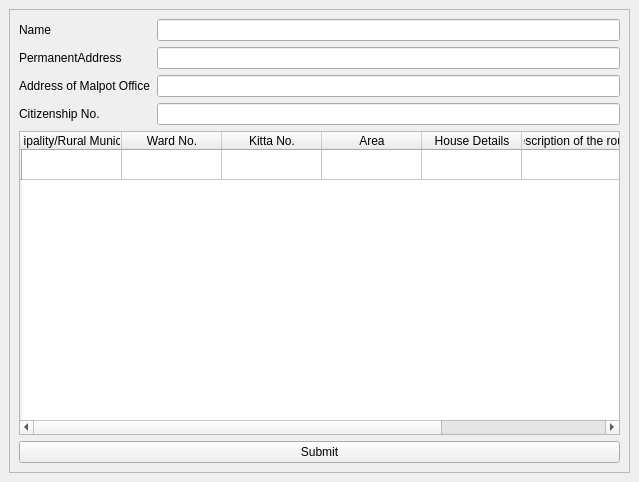
<?xml version="1.0" encoding="UTF-8"?>
<ui version="4.0">
 <class>mainWindow</class>
 <widget class="QMainWindow" name="mainWindow">
  <property name="geometry">
   <rect>
    <x>0</x>
    <y>0</y>
    <width>639</width>
    <height>482</height>
   </rect>
  </property>
  <property name="windowTitle">
   <string>MainWindow</string>
  </property>
  <widget class="QWidget" name="centralwidget">
   <layout class="QGridLayout" name="gridLayout">
    <item row="0" column="0">
     <widget class="QScrollArea" name="scrollArea">
      <property name="widgetResizable">
       <bool>true</bool>
      </property>
      <widget class="QWidget" name="scrollAreaWidgetContents">
       <property name="geometry">
        <rect>
         <x>0</x>
         <y>0</y>
         <width>619</width>
         <height>462</height>
        </rect>
       </property>
       <layout class="QGridLayout" name="gridLayout_2">
        <item row="1" column="0">
         <widget class="QTableWidget" name="tableWidget">
          <row>
           <property name="text">
            <string/>
           </property>
          </row>
          <column>
           <property name="text">
            <string>Municipality/Rural Municipality</string>
           </property>
          </column>
          <column>
           <property name="text">
            <string>Ward No.</string>
           </property>
          </column>
          <column>
           <property name="text">
            <string>Kitta No.</string>
           </property>
          </column>
          <column>
           <property name="text">
            <string>Area</string>
           </property>
          </column>
          <column>
           <property name="text">
            <string>House Details</string>
           </property>
          </column>
          <column>
           <property name="text">
            <string>Description of the route</string>
           </property>
          </column>
          <column>
           <property name="text">
            <string>Remarks</string>
           </property>
          </column>
         </widget>
        </item>
        <item row="0" column="0">
         <layout class="QFormLayout" name="formLayout">
          <item row="0" column="0">
           <widget class="QLabel" name="nameLabel">
            <property name="text">
             <string>Name</string>
            </property>
           </widget>
          </item>
          <item row="0" column="1">
           <widget class="QLineEdit" name="nameLineEdit"/>
          </item>
          <item row="1" column="0">
           <widget class="QLabel" name="permanentAddressLabel">
            <property name="text">
             <string>PermanentAddress</string>
            </property>
           </widget>
          </item>
          <item row="1" column="1">
           <widget class="QLineEdit" name="permanentAddressLineEdit"/>
          </item>
          <item row="2" column="0">
           <widget class="QLabel" name="addressOfMalpotLabel">
            <property name="text">
             <string>Address of Malpot Office</string>
            </property>
           </widget>
          </item>
          <item row="2" column="1">
           <widget class="QLineEdit" name="addressOfMalpotLineEdit"/>
          </item>
          <item row="3" column="0">
           <widget class="QLabel" name="citizenshipNoLabel">
            <property name="text">
             <string>Citizenship No.</string>
            </property>
           </widget>
          </item>
          <item row="3" column="1">
           <widget class="QLineEdit" name="citizenshipNoLineEdit"/>
          </item>
         </layout>
        </item>
        <item row="2" column="0">
         <widget class="QPushButton" name="pushButton_submit">
          <property name="text">
           <string>Submit</string>
          </property>
         </widget>
        </item>
       </layout>
      </widget>
     </widget>
    </item>
   </layout>
  </widget>
 </widget>
 <resources/>
 <connections/>
</ui>
